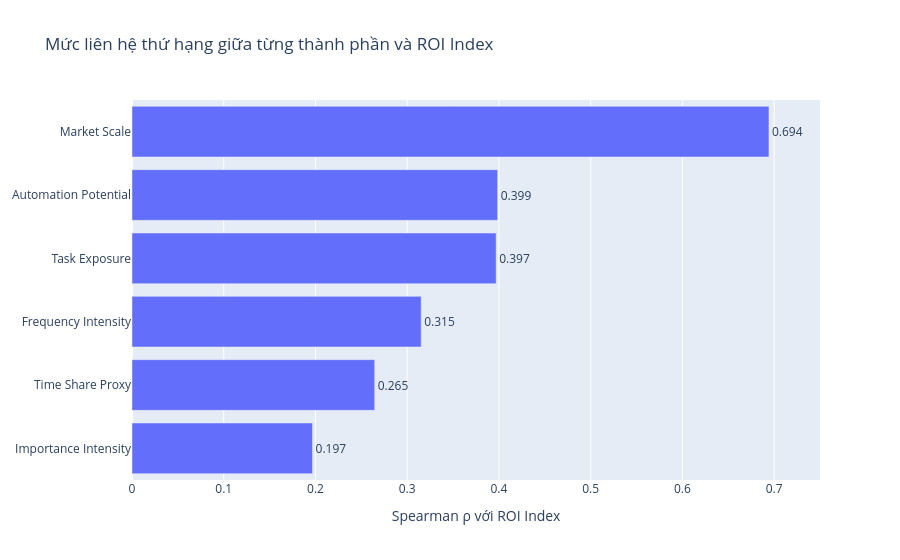

Here is the notebook cell this chart was saved with:
### Markdown cell above
## 7. Tương quan từng thành phần với ROI Index
Spearman correlation được dùng vì ROI Index là chỉ số xếp hạng tương đối và được tạo bởi mô hình nhân, nên không giả định quan hệ tuyến tính. Kết quả cho biết thành phần nào có quan hệ thứ hạng mạnh hơn với ROI Index; đây không phải hệ số nhân quả hoặc phần trăm đóng góp.

### Code cell
component_columns = [
    'Market Scale',
    'Task Exposure',
    'Automation Potential',
    'Time Share Proxy',
    'Frequency Intensity',
    'Importance Intensity',
]
component_correlations = (
    complete[['ROI Index', *component_columns]]
    .corr(method='spearman')['ROI Index']
    .drop('ROI Index')
    .rename('Spearman ρ với ROI Index')
    .rename_axis('Thành phần')
    .reset_index()
)
display(component_correlations.style.format({'Spearman ρ với ROI Index': '{:.3f}'}))

fig = px.bar(
    component_correlations.sort_values('Spearman ρ với ROI Index'),
    x='Spearman ρ với ROI Index',
    y='Thành phần',
    orientation='h',
    text='Spearman ρ với ROI Index',
    title='Mức liên hệ thứ hạng giữa từng thành phần và ROI Index',
)
fig.update_traces(texttemplate='%{text:.3f}', textposition='outside')
fig.update_layout(xaxis_range=[0, 0.75], yaxis_title=None)
save_chart(fig, 'Tương_quan_các_thành_phần_với_ROI_Index.png')
fig.show()

print('Diễn giải: Market Scale có tương quan mạnh nhất; ROI Index không phải thước đo năng lực AI thuần túy.')

### Figure 1 — Plotly figure (JSON) as saved in the notebook; plotly's stock layout.template omitted (floating-point values rounded to 4 significant figures)
{"data": [{"hovertemplate": "Spearman ρ với ROI Index=%{text}<br>Thành phần=%{y}<extra></extra>", "legendgroup": "", "marker": {"color": "#636efa", "pattern": {"shape": ""}}, "name": "", "orientation": "h", "showlegend": false, "text": [0.1968, 0.2645, 0.3152, 0.3969, 0.3986, 0.6943], "textposition": "outside", "texttemplate": "%{text:.3f}", "type": "bar", "x": [0.1968, 0.2645, 0.3152, 0.3969, 0.3986, 0.6943], "xaxis": "x", "y": ["Importance Intensity", "Time Share Proxy", "Frequency Intensity", "Task Exposure", "Automation Potential", "Market Scale"], "yaxis": "y"}], "layout": {"barmode": "relative", "legend": {"tracegroupgap": 0}, "title": {"text": "Mức liên hệ thứ hạng giữa từng thành phần và ROI Index"}, "xaxis": {"anchor": "y", "domain": [0, 1], "range": [0, 0.75], "title": {"text": "Spearman ρ với ROI Index"}}, "yaxis": {"anchor": "x", "domain": [0, 1], "title": {}}}}
